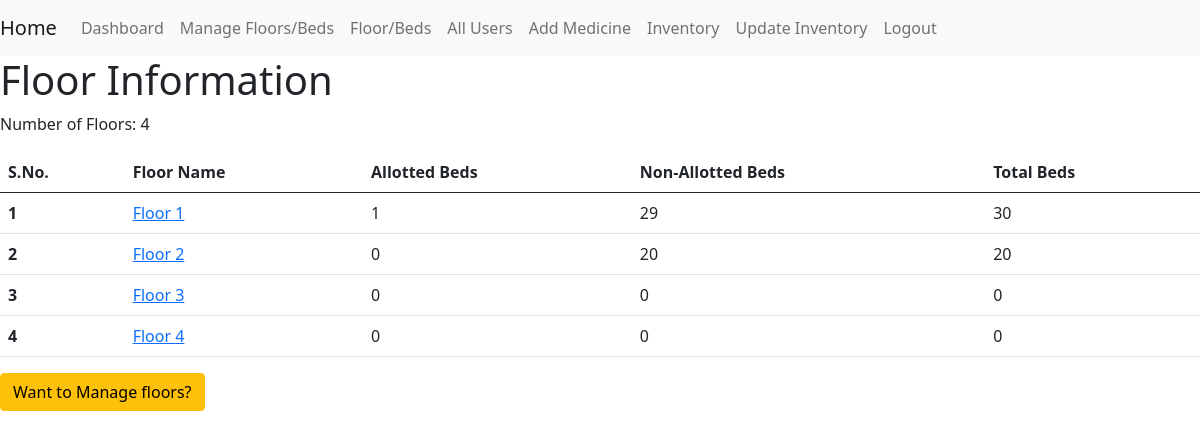
/bedinfo (signed in), run on the app's committed database.
### app.py (models this page shows, shortened)
class Beddb(db.Model):
    id = db.Column(db.Integer, primary_key=True)
    bed_number = db.Column(db.Integer, nullable=False)
    is_allotted = db.Column(db.Boolean, default=False, nullable=False, server_default='0')
    floor_id = db.Column(db.Integer, db.ForeignKey('floordb.id'))  # Ensure foreign key relationship is correct
    patient_id = db.Column(db.Integer, db.ForeignKey('patient_profile.id'))
    allotted_by = db.Column(db.String(100))

### app.py (the view)
@app.route('/bedinfo')
@login_required
def bedinfo():
    floors = Floordb.query.all()
    floor_count_param = request.args.get('floor_count', type=int)  # To avoid confusion, renamed it to floor_count_param
    floor_data = []
    for floor in floors:
        total_beds = Beddb.query.filter_by(floor_id=floor.id).count()
        allotted_beds = Beddb.query.filter_by(floor_id=floor.id, is_allotted=True).count()
        non_allotted_beds = total_beds - allotted_beds
        floor_data.append({
            'floor_count': floor.floor_count,  # Using floor_count attribute correctly
            'total_beds': total_beds,
            'allotted_beds': allotted_beds,
            'non_allotted_beds': non_allotted_beds
        })
    non_allotted_beds_all_floors = Beddb.query.filter_by(is_allotted=False).all()
    return render_template(
        'beds.html',
        floor_count=floor_count_param,
        floors=floor_data,
        floor_data=floor_data,  # Pass the calculated data for each floor
        non_allotted_beds=non_allotted_beds_all_floors
    )

### app.py (called while the page is built)
@login_manager.user_loader
def load_user(user_id):
    return User.query.get(int(user_id))

### templates/beds.html
{% extends "base.html" %}
{% block content %}
<h1>Floor Information</h1>
{% if floors %}
    <p>Number of Floors: {{ floors|length }}</p>
    <table class="table">
        <thead>
            <tr>
                <th scope="col">S.No.</th>
                <th scope="col">Floor Name</th>
                <th scope="col">Allotted Beds</th>
                <th scope="col">Non-Allotted Beds</th>
                <th scope="col">Total Beds</th>
            </tr>
        </thead>
        <tbody>
        {% for floor in floors %}
            <tr>
                <th scope="row">{{ loop.index }}</th>
                <td><a href="{{ url_for('floordata', floor_number=floor.floor_count) }}">Floor {{ floor.floor_count }}</a></td>
                <td>{{ floor.allotted_beds }}</td>
                <td>{{ floor.non_allotted_beds }}</td>
                <td>{{ floor.total_beds }}</td>
            </tr>
        {% endfor %}
        </tbody>
    </table>
    <a class="btn btn-warning" href="{{url_for('manage_floors')}}">Want to Manage floors?</a>
{% else %}
    <p>No floor information provided.</p>
{% endif %}
{% endblock %}

### data on the page
Beddb: floor_count "2", allotted_beds "0", non_allotted_beds "20", total_beds "20"

### other printed values
{{ floors|length }} "4"
{{ floor.floor_count }} "1" "3" "4"
{{ floor.allotted_beds }} "1" "0" "0"
{{ floor.non_allotted_beds }} "29" "0" "0"
{{ floor.total_beds }} "30" "0" "0"
